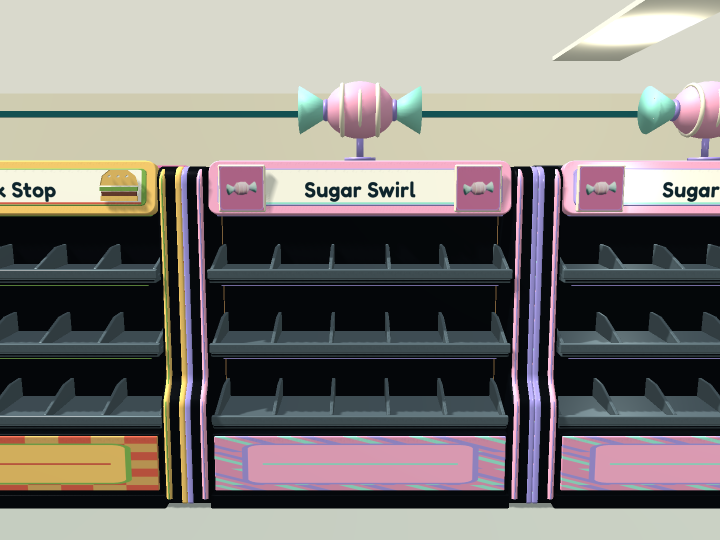
#> input picture IntegrationEvidence/SignatureShelves/Unity_checkpoint_TH_CANDY.png, 1440 x 1080 px, given in place of TH_WILD_WEST_detail.png, which was not available (shown at 1/2 size)
$ python review_sheets.py
#> lines starting #> are read from the running program, lines starting #| are printed output that depends on the picture; pictures that were not available may be replaced by others from this repository, and a replacement may not be noted
"""Assemble Blender and Unity review sheets from locally authored previews."""
from pathlib import Path
from PIL import Image,ImageDraw,ImageFont
ROOT=Path(__file__).resolve().parents[4]
SRC=ROOT/'ArtSource/Shelves/SignatureShelves'
OUT=ROOT/'IntegrationEvidence/SignatureShelves'
FONT=ImageFont.truetype('C:/Windows/Fonts/arial.ttf',22)
themes=sorted(p.stem for p in (SRC/'Reports').glob('*.json'))
sheet=Image.new('RGB',(2400,2250),'#17212d');draw=ImageDraw.Draw(sheet)
#> after `sheet = Image.new('RGB', (2400, 2250), '#17212d')`:
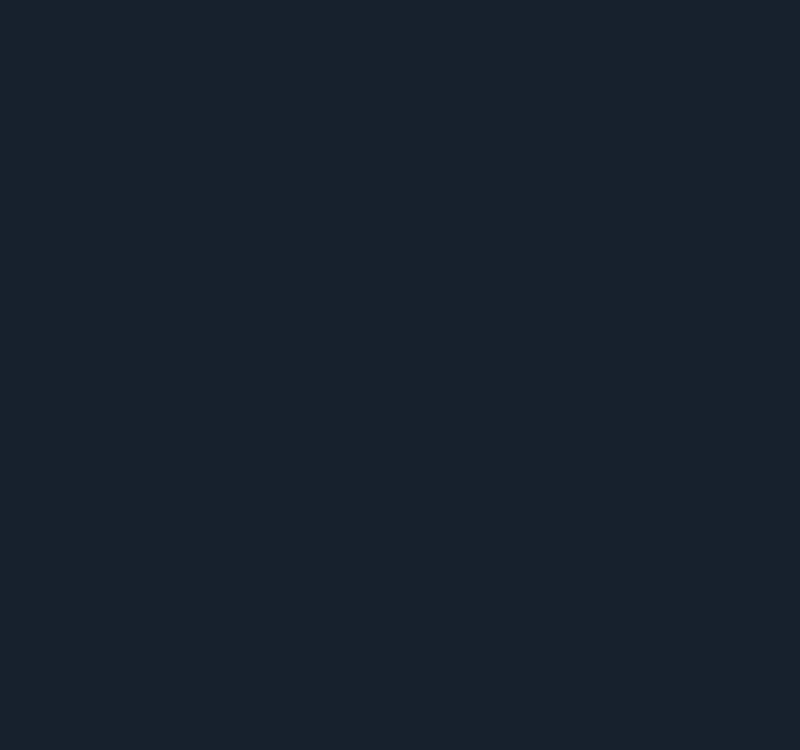
#> sheet: PIL image 2400x2250 RGB (shown at 1/3 size); mean R, G, B 23, 33, 45
for i,theme in enumerate(themes):
    im=Image.open(SRC/'Renders'/(theme+'.png')).convert('RGB');im.thumbnail((300,405))
    x,y=(i%8)*300,(i//8)*450;sheet.paste(im,(x+(300-im.width)//2,y))
    draw.text((x+150,y+418),theme.removeprefix('TH_').replace('_',' ').title(),fill='white',font=FONT,anchor='mt')
sheet.save(OUT/'Blender_all_40.jpg',quality=95)
checkpoint=['TH_WILD_WEST','TH_PIRATE','TH_CANDY','TH_SCIENCE_LAB']
detail=Image.new('RGB',(2240,1600))
#> detail: PIL image 2240x1600 RGB; every value is 0
for i,theme in enumerate(checkpoint):
    im=Image.open(SRC/'Renders'/(theme+'_detail.png')).convert('RGB').resize((1120,800),Image.Resampling.LANCZOS)
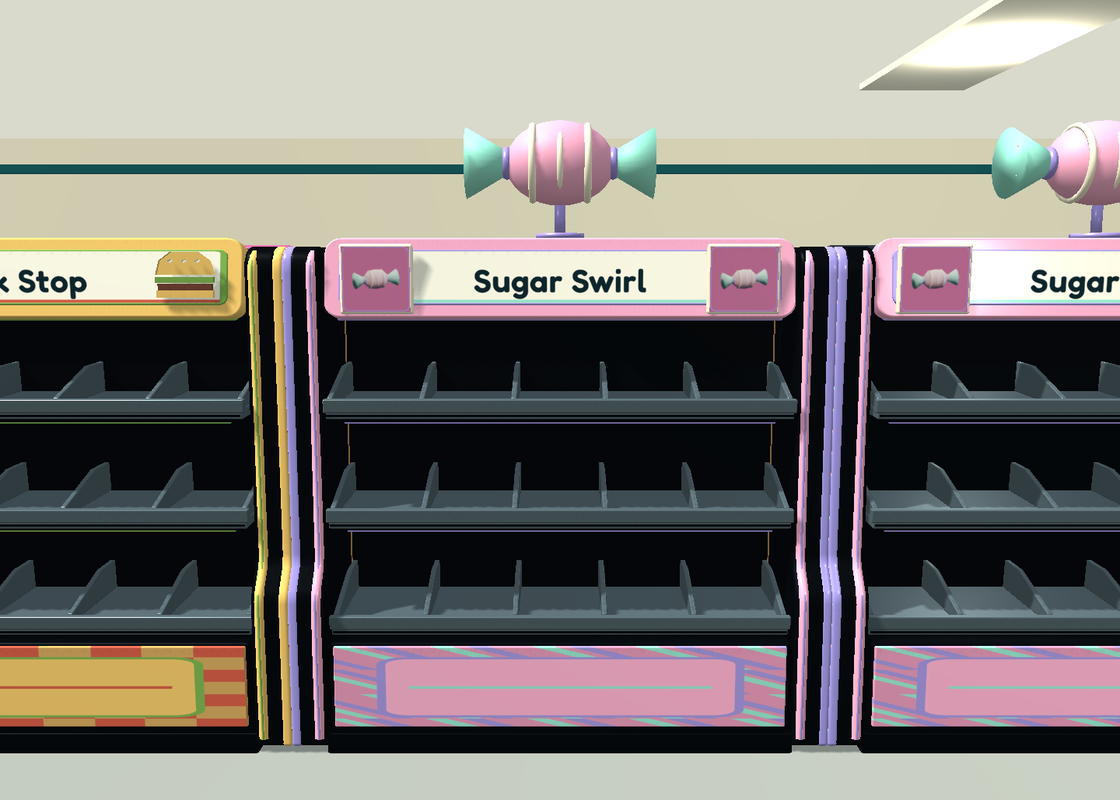
#> im: PIL image 1120x800 RGB; mean R, G, B 125.5, 121.6, 117.8
    detail.paste(im,((i%2)*1120,(i//2)*800))
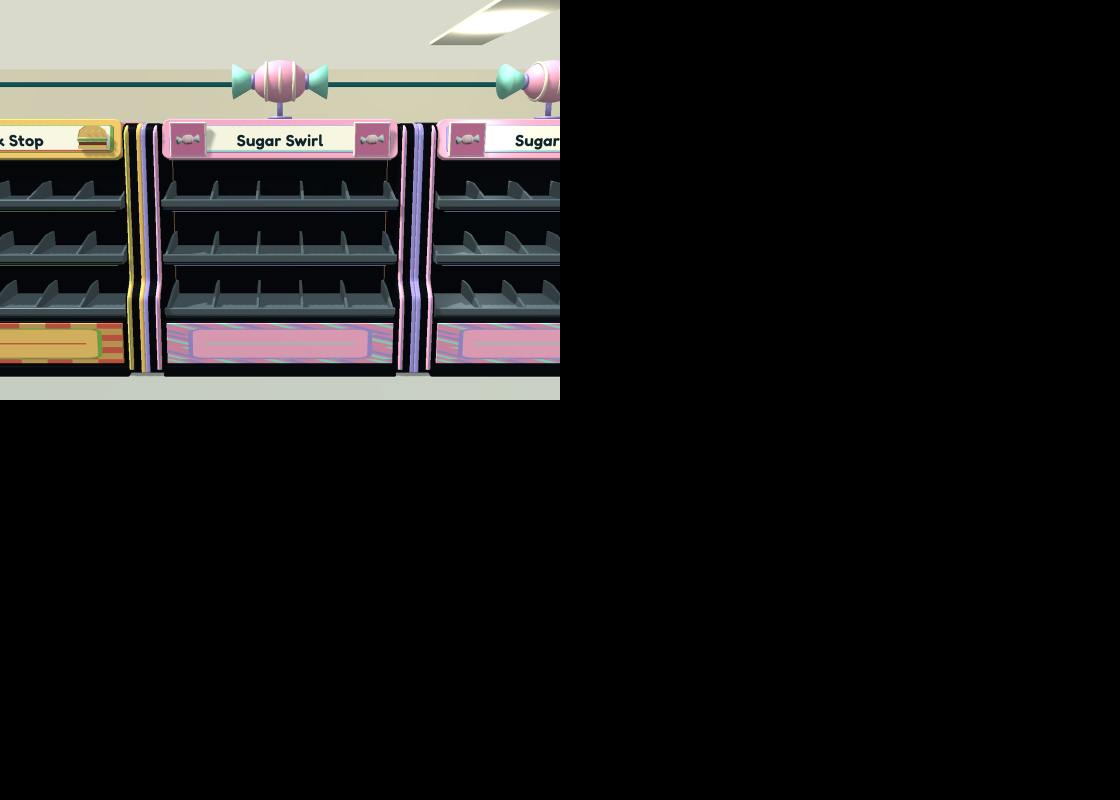
#> detail: PIL image 2240x1600 RGB (shown at 1/2 size); mean R, G, B 31.4, 30.4, 29.5
#> pass 2 of the loop `for i,theme in enumerate(checkpoint):`:
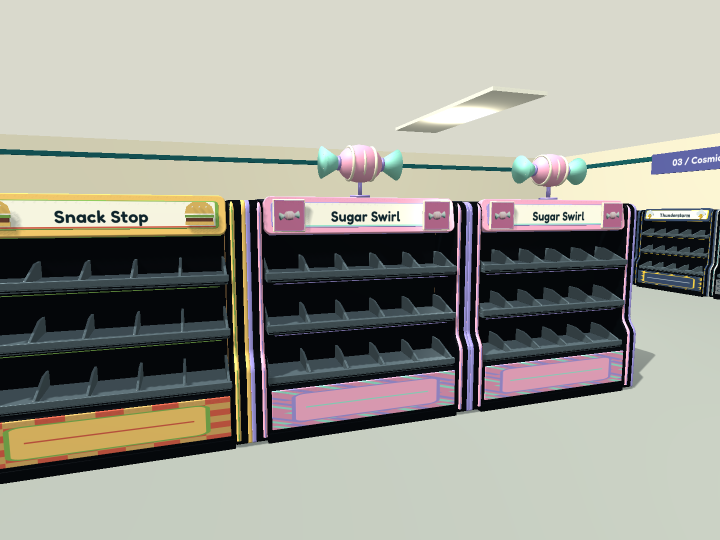
#> input picture IntegrationEvidence/SignatureShelves/Unity_checkpoint_TH_CANDY_aisle.png, 1440 x 1080 px, given in place of TH_PIRATE_detail.png, which was not available (shown at 1/2 size)
#> `im=Image.open(SRC/'Renders'/(theme+'_detail.png')).convert('RGB').resi..`:
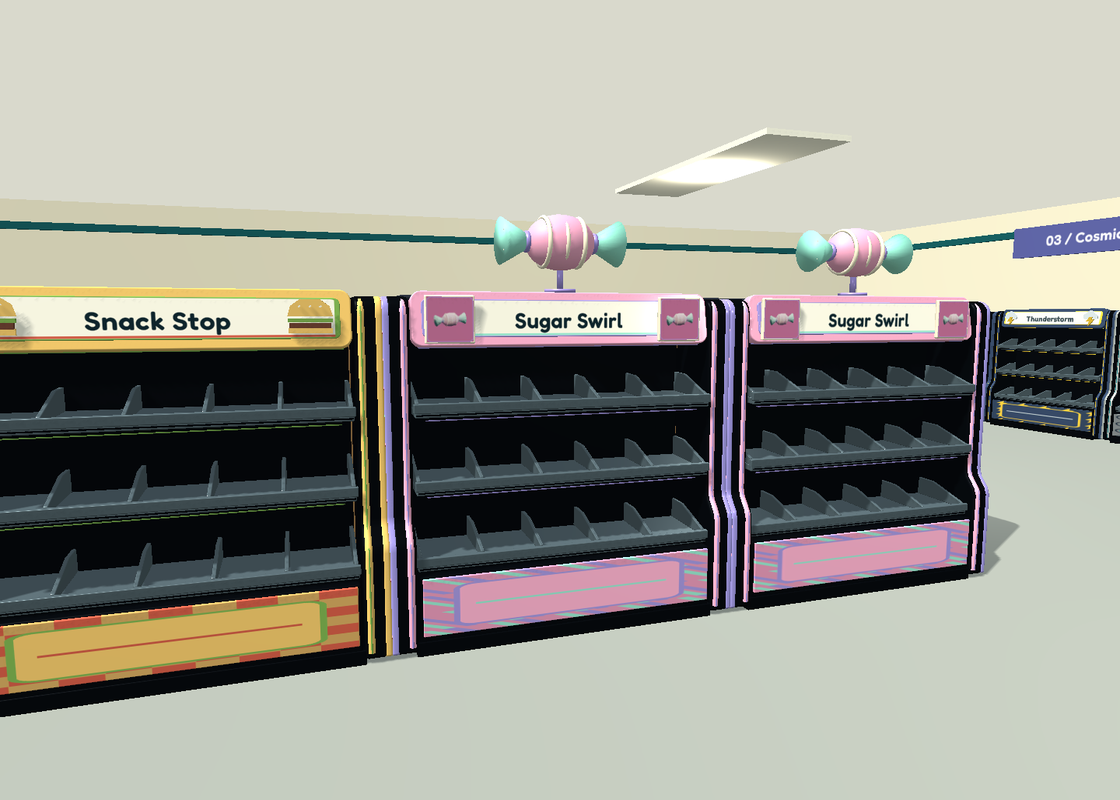
#> im: PIL image 1120x800 RGB; mean R, G, B 155.3, 154.7, 145.5
#> `detail.paste(im,((i%2)*1120,(i//2)*800))`:
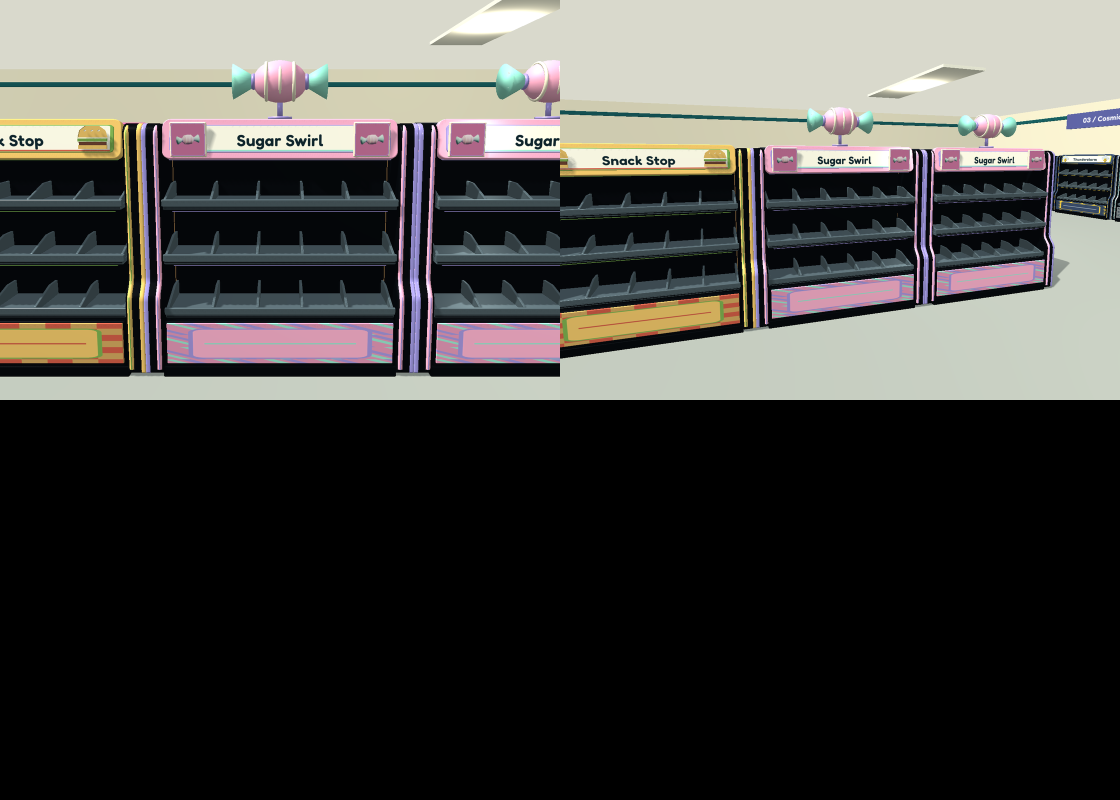
#> detail: PIL image 2240x1600 RGB (shown at 1/2 size); mean R, G, B 70.2, 69.1, 65.8
#> (the run stopped early here; a loop or call above may not have finished)
